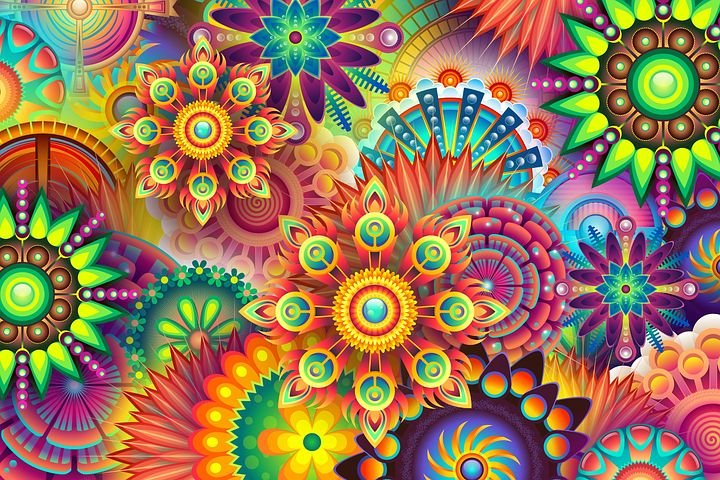
#> input picture openCV/Images/img4.jpg, 720 x 480 px
$ python contours.py
#> lines starting #> are read from the running program, lines starting #| are printed output that depends on the picture; after the words box and inside, x2 and y2 are one past the last pixel; in counts of white or black regions, pixels touching at a corner belong together
import cv2 as cv
import numpy as np

img=cv.imread('Images/img4.jpg')
#> img is the input picture: shape (480, 720, 3); mean B, G, R 86.6, 119, 150.3
cv.imshow('Original',img)

blank=np.zeros(img.shape,dtype='uint8')
cv.imshow('Blank',blank)

#Converting to grayscale
gray_img=cv.cvtColor(img,cv.COLOR_BGR2GRAY)
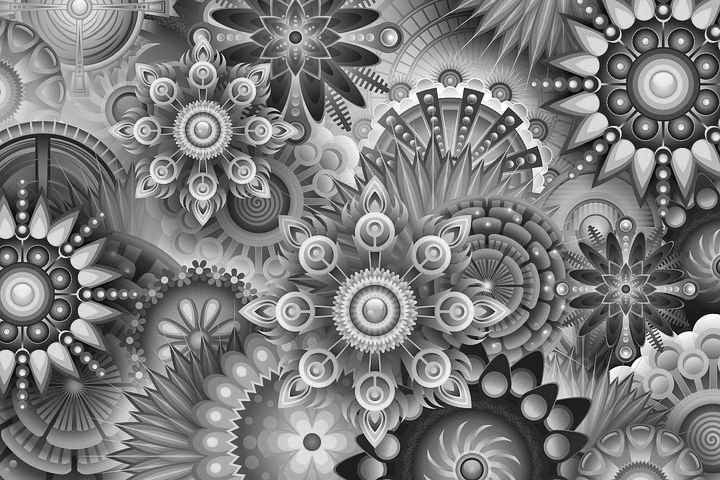
#> gray_img: shape (480, 720); min 2, max 254, mean 124.7
cv.imshow('Gray',gray_img)

#edge cascade
canny=cv.Canny(img,125,175)
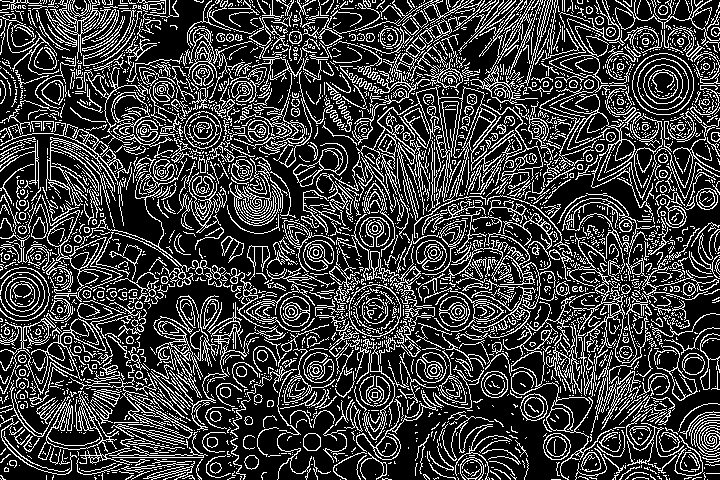
#> canny: shape (480, 720); 24.3% white in thin lines or dots
cv.imshow('Canny',canny)

#Blur Image
blur_img=cv.GaussianBlur(canny,(5,5),cv.BORDER_DEFAULT)
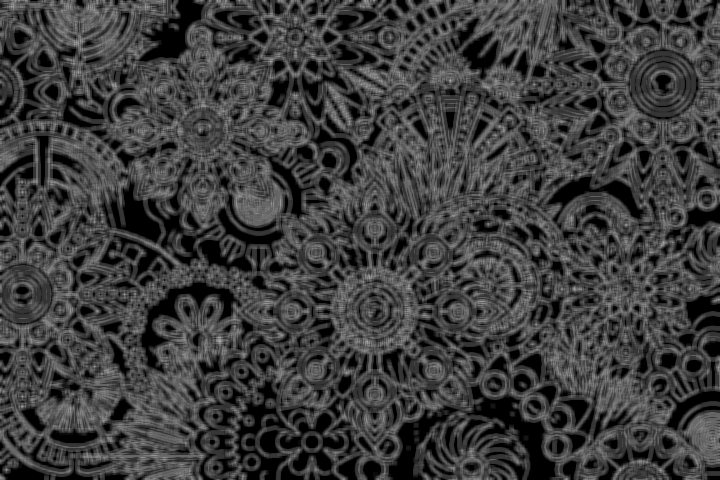
#> blur_img: shape (480, 720); min 0, max 173, mean 62.1
cv.imshow("Blur",blur_img)

#find and rerturn contours of the image
#contours-the line joining all the points along the boundary of an image that are having the same intensity.
(contours,hierarchies)=cv.findContours(blur_img,cv.RETR_LIST,cv.CHAIN_APPROX_NONE)
#> contours = 1060 contours, 710 with area under 20; largest, box (x1, y1, x2, y2) and area: (0, 0, 720, 480) 333850, (141, 282, 235, 368) 1660, (110, 183, 162, 243) 1230, (236, 400, 277, 464) 645, (199, 239, 253, 272) 638
print(f'No. of contours : {len(contours)}')
#| No. of contours : 1060

(ret,thresh)=cv.threshold(canny,125,255,cv.THRESH_BINARY)
cv.imshow('Thresh',thresh)

cv.drawContours(blank,contours,-1,(255,255,255),1)
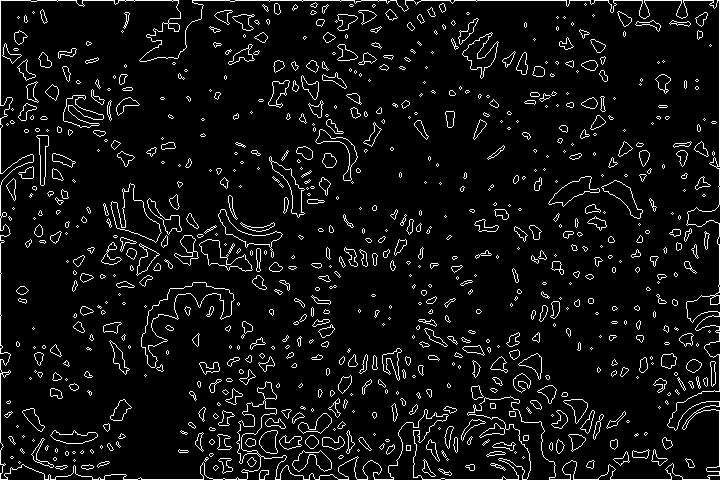
#> blank: shape (480, 720, 3); 6.6% white in thin lines or dots
cv.imshow('Contours Drawn',blank)

cv.waitKey(0)
